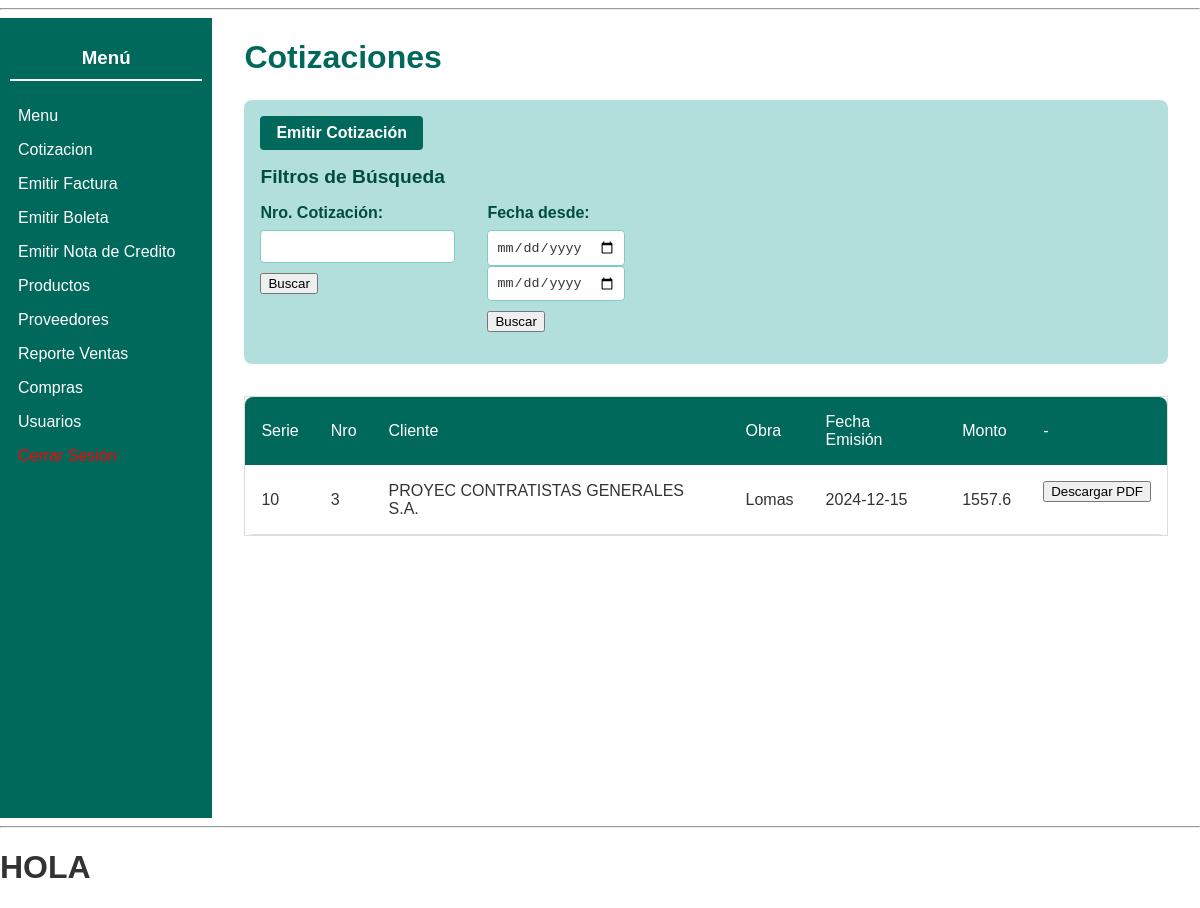
The page /moduloVentas/indexCotizacion.php?numerocotizacion=3 (signed in) on the database its author committed.
### tables this page shows
CREATE TABLE `cotizacionemitida` (
  `CotizacionEmitidaID` int NOT NULL AUTO_INCREMENT,
  `SerieComprobanteID` int NOT NULL,
  `NumeroCorrelativo` int NOT NULL,
  `UsuarioID` int NOT NULL,
  `FechaEmision` date NOT NULL,
  `FechaVencimiento` date NOT NULL,
  `TipoPago` varchar(255) NOT NULL,
  `FormaPago` varchar(255) NOT NULL,
  `Moneda` varchar(255) NOT NULL,
  `ClienteID` int NOT NULL,
  `Op.Inafecta` double NOT NULL,
  `Op.Exonerada` double NOT NULL,
  `Op.Gratuita` double NOT NULL,
  `Op.Gravada` double NOT NULL,
  `TotalIGV` double NOT NULL,
  `DescuentoGlobal` double NOT NULL,
  `ImporteTotal` double NOT NULL,
  `Observaciones` varchar(255) NOT NULL,
  `Obra` varchar(255) NOT NULL,
  PRIMARY KEY (`CotizacionEmitidaID`),
  UNIQUE KEY `CotizacionEmitidaID` (`CotizacionEmitidaID`),
  KEY `fk_cotizacionemitida_seriecomprobante` (`SerieComprobanteID`),
  KEY `fk_cotizacionemitida_usuario` (`UsuarioID`),
  KEY `fk_cotizacionemitida_cliente` (`ClienteID`),
  CONSTRAINT `fk_cotizacionemitida_cliente` FOREIGN KEY (`ClienteID`) REFERENCES `cliente` (`ClienteID`),
  CONSTRAINT `fk_cotizacionemitida_seriecomprobante` FOREIGN KEY (`SerieComprobanteID`) REFERENCES `seriecomprobante` (`SerieComprobanteID`),
  CONSTRAINT `fk_cotizacionemitida_usuario` FOREIGN KEY (`UsuarioID`) REFERENCES `usuario` (`UsuarioID`)
);

CREATE TABLE `cliente` (
  `ClienteID` int NOT NULL AUTO_INCREMENT,
  `TipoDocumentoIdentidad` varchar(255) NOT NULL,
  `NumeroDocumentoIdentidad` varchar(255) NOT NULL,
  `NombreCompletoORazonSocial` varchar(255) NOT NULL,
  `Telefono` int NOT NULL,
  `Email` varchar(255) NOT NULL,
  `Direccion` varchar(255) NOT NULL,
  `FechaRegistro` date NOT NULL,
  PRIMARY KEY (`ClienteID`),
  UNIQUE KEY `ClienteID` (`ClienteID`)
);

### modelo/cotizaciones.php (called while the page is built, shortened)
<?php
class Cotizaciones
{
  public function getCotizaciones($numerocotizacion = null, $fechadesde = null, $fechahasta = null)
  {
    $sql = "SELECT ce.CotizacionEmitidaID,
              ce.SerieComprobanteID,
              ce.NumeroCorrelativo,
              cl.NombreCompletoORazonSocial AS Cliente,
              ce.Obra,
              ce.FechaEmision,
              ce.ImporteTotal
            FROM cotizacionemitida ce
            INNER JOIN cliente cl ON ce.ClienteID = cl.ClienteID";
    $conditions = array();
    if ($numerocotizacion !== null && $numerocotizacion !== '') {
      $conditions[] = "ce.NumeroCorrelativo = $numerocotizacion";
    }
    if (count($conditions) > 0) {
      $sql .= " WHERE " . implode(" AND ", $conditions);
    }
    $conexion = Conexion::conectarBD();
    $respuesta = $conexion->query($sql);
    $cotizaciones = array();
    while ($fila = $respuesta->fetch_assoc()) {
      $cotizaciones[] = $fila;
    }
    return $cotizaciones;
  }
}

### moduloVentas/panelCotizacion.php (the view, shortened to what this page needs)
<?php
include_once($_SERVER['DOCUMENT_ROOT'] . '/shared/pantalla.php');
class panelCotizacion extends pantalla
{
  public function panelCotizacionShow($cotizaciones = null)
  {
    $rol = $_SESSION['rol'];
?>
    <div style="display: flex; height: 100vh;">
      <aside style="width: 200px; background-color: #00695c; color: white; padding: 10px;">
        <h3 style="text-align: center; border-bottom: 2px solid white; padding-bottom: 10px;">Menú</h3>
        <nav>
          <ul style="list-style: none; padding: 0;">
            <?php
            if ($rol == "cajero") {
            ?>
              <li><a href="/moduloSeguridad/indexPanelPrincipal.php" style="color: white; text-decoration: none; display: block; padding: 8px;">Menú</a></li>
              <li><a href="../moduloVentas/emitirBoleta.php" style="color: white; text-decoration: none; display: block; padding: 8px;">Emitir Factura</a></li>
              <li><a href="../moduloSeguridad/indexCambiarContrasena.php" style="color: white; text-decoration: none; display: block; padding: 8px;">Emitir Boleta</a></li>
              <li><a href="../moduloSeguridad/indexCambiarContrasena.php" style="color: white; text-decoration: none; display: block; padding: 8px;">Emitir Nota Credito</a></li>
              <li><a href="../moduloSeguridad/indexCambiarContrasena.php" style="color: white; text-decoration: none; display: block; padding: 8px;">Compras</a></li>
            <?php
            }
            elseif ($rol === "jefeVentas") {
            ?>
              <li><a href="/moduloSeguridad/indexPanelPrincipal.php" style="color: white; text-decoration: none; display: block; padding: 8px;">Menu</a></li>
              <li><a href="../moduloVentas/indexCotizacion.php" style="color: white; text-decoration: none; display: block; padding: 8px;">Cotizacion</a></li>
              <li><a href="../moduloSeguridad/indexCambiarContrasena.php" style="color: white; text-decoration: none; display: block; padding: 8px;">Emitir Factura</a></li>
              <li><a href="../moduloVentas/emitirBoleta.php" style="color: white; text-decoration: none; display: block; padding: 8px;">Emitir Boleta</a></li>
              <li><a href="../moduloVentas/confirmarProductos.php" style="color: white; text-decoration: none; display: block; padding: 8px;">Emitir Nota de Credito</a></li>
              <li><a href="../moduloSeguridad/indexCambiarContrasena.php" style="color: white; text-decoration: none; display: block; padding: 8px;">Productos</a></li>
              <li><a href="../moduloVentas/emitirBoleta.php" style="color: white; text-decoration: none; display: block; padding: 8px;">Proveedores</a></li>
              <li><a href="../moduloVentas/indexReporteventas.php " style="color: white; text-decoration: none; display: block; padding: 8px;">Reporte Ventas</a></li>
              <li><a href="../moduloSeguridad/indexCambiarContrasena.php" style="color: white; text-decoration: none; display: block; padding: 8px;">Compras</a></li>
              <li><a href="../moduloSeguridad/indexCambiarContrasena.php" style="color: white; text-decoration: none; display: block; padding: 8px;">Usuarios</a></li>
            <?php
            }
            else {
            ?>
              <li>
                <p style="color: yellow; text-align: center;">Rol no identificado</p>
              </li>
            <?php
            }
            ?>
            <li><a href='../index.php' style="color: red; text-decoration: none; display: block; padding: 8px;">Cerrar Sesión</a></li>
          </ul>
        </nav>
      </aside>
      <main style="padding: 0 2rem;">
        <h1 style="color: #00695c;">Cotizaciones</h1>
        <div class="filters-container">
          <a href="/moduloVentas/indexEmitirCotizacion.php" class="btn" style="margin-bottom: 1rem;">Emitir Cotización</a>
          <div class="flex">
            <h2>Filtros de Búsqueda</h2>
          </div>
          <div class="filters">
            <form action="/moduloVentas/getCotizacion.php" method="POST">
              <div class="input-container">
                <label for="nroCotizacion">Nro. Cotización:</label>
                <input type="text" id="nroCotizacion" name="txtNroCotizacion">
              </div>
              <input style="margin-top: 10px;" type="submit" name="btnBuscarNrcotaizacion" value="Buscar">
            </form>
            <form action="/moduloVentas/getCotizacion.php" method="POST">
              <div class="input-container">
                <label for="fechaDesde">Fecha desde:</label>
                <input type="date" id="fechaDesde" name="txtFechaDesde">
                <input type="date" id="fechaHasta" name="txtFechaHasta">
              </div>
              <input style="margin-top: 10px;" type="submit" name="btnBuscarFechas" value="Buscar">
            </form>
          </div>
        </div>
        <div class="table-cotizaciones">
          <table id="cotaizaciones-table">
            <thead>
              <tr>
                <th>Serie</th>
                <th>Nro</th>
                <th>Cliente</th>
                <th>Obra</th>
                <th>Fecha Emisión</th>
                <th>Monto</th>
                <th>-</th>
              </tr>
            </thead>
            <tbody>
              <?php if ($cotizaciones !== null) : ?>
                <?php foreach ($cotizaciones as $cotaizacion) : ?>
                  <tr>
                    <td><?= $cotaizacion['SerieComprobanteID']; ?></td>
                    <td><?= $cotaizacion['NumeroCorrelativo']; ?></td>
                    <td><?= $cotaizacion['Cliente']; ?></td>
                    <td><?= $cotaizacion['Obra']; ?></td>
                    <td><?= $cotaizacion['FechaEmision']; ?></td>
                    <td><?= $cotaizacion['ImporteTotal']; ?></td>
                    <td>
                      <form action="/moduloVentas/getCotizacion.php" method="POST">
                        <input type="submit" name="btnGenerarPdf" value="Descargar PDF">
                      </form>
                    </td>
                  </tr>
                <?php endforeach; ?>
              <?php else : ?>
                <tr>
                  <td colspan="7">No se encontraron solicitudes.</td>
                </tr>
              <?php endif; ?>
            </tbody>
          </table>
        </div>
      </main>
    </div>
<?php
  }
}
?>

### assets/styles.css (style rules this page uses)
body { font-family: Arial, sans-serif; margin: 0; padding: 0; color: #333; }
main { padding: 2rem; width: 80%; max-width: 1200px; margin: 0 auto; }
main h1 { color: #00695c; margin-bottom: 1.5rem; font-size: 2rem; }
.filters-container { background: #b2dfdb; border-radius: 8px; padding: 1rem; margin-bottom: 2rem; }
.filters-container .flex { display: flex; justify-content: space-between; align-items: center; margin-bottom: 1rem; }
.filters-container h2 { color: #004d40; font-size: 1.2rem; margin: 0; }
.btn, .btn:link, .btn:visited { display: inline-block; background: #00695c; color: #fff; border: none; padding: 0.5rem 1rem; border-radius: 4px; cursor: pointer; font-weight: bold; transition: background 0.3s; text-decoration: none; }
.filters { display: flex; gap: 2rem; flex-wrap: wrap; }
.input-container { display: flex; flex-direction: column; }
.input-container label { margin-bottom: 0.5rem; font-weight: bold; color: #004d40; }
.input-container input[type="text"], .input-container input[type="date"] { padding: 0.5rem; border: 1px solid #80cbc4; border-radius: 4px; background: #ffffff; color: #333; }
.table-cotizaciones { margin-top: 2rem; overflow-x: auto; }
.table-cotizaciones table { width: 100%; border-collapse: collapse; background: #fff; border-radius: 8px; overflow: hidden; }
.table-cotizaciones thead { background: #00695c; color: #fff; }
.table-cotizaciones thead th { padding: 1rem; text-align: left; font-weight: normal; }
.table-cotizaciones tbody td { padding: 1rem; border-bottom: 1px solid #ddd; }
.table-cotizaciones { border: 1px solid #ddd; max-height: 250px; overflow-x: auto; }

### rows shown on the page
cotizacionemitida: SerieComprobanteID "10", NumeroCorrelativo "3", ClienteID.NombreCompletoORazonSocial "PROYEC CONTRATISTAS GENERALES S.A.", Obra "Lomas", FechaEmision "2024-12-15", ImporteTotal "1557.6"
